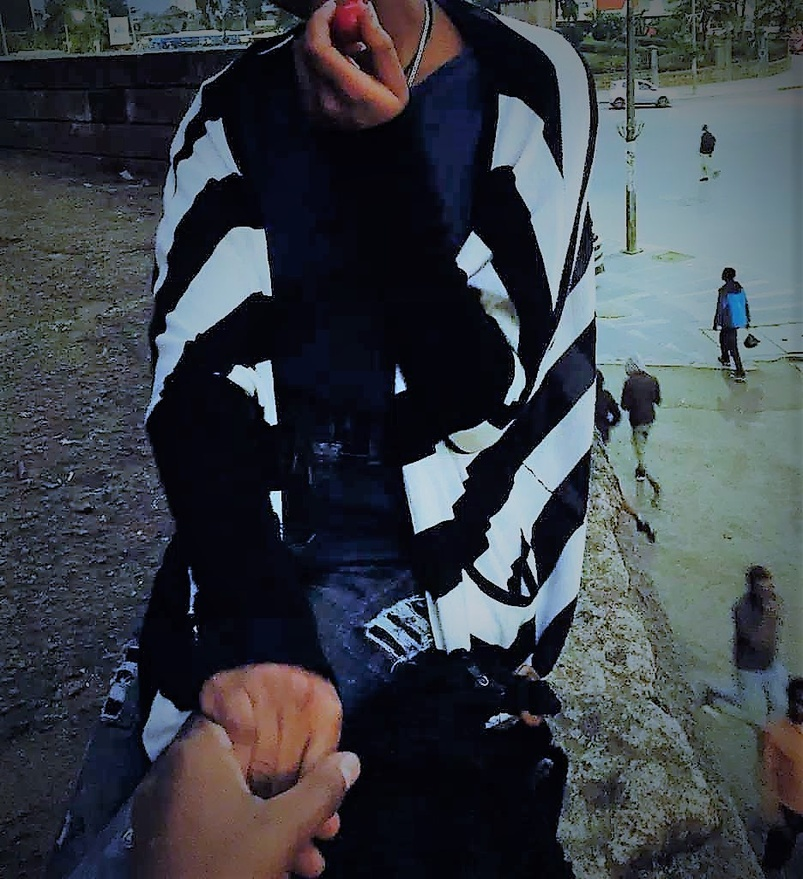
#> input picture Pencil Sketch with Python/jami.jpg, 803 x 879 px, shrunk from 936 x 1024 before the run
$ python pencilScketch.py
#> lines starting #> are read from the running program, lines starting #| are printed output that depends on the picture
# Let’s import it to get started with the task
import cv2
import os

# Now the next thing to do is to read the image
image = cv2.imread("jami.jpg")
#> image is the input picture: shape (879, 803, 3); mean B, G, R 71.5, 64.6, 59.3

# Now after reading the image, we will create a new image by converting the original image to greyscale
gray_image = cv2.cvtColor(image, cv2.COLOR_RGB2GRAY)
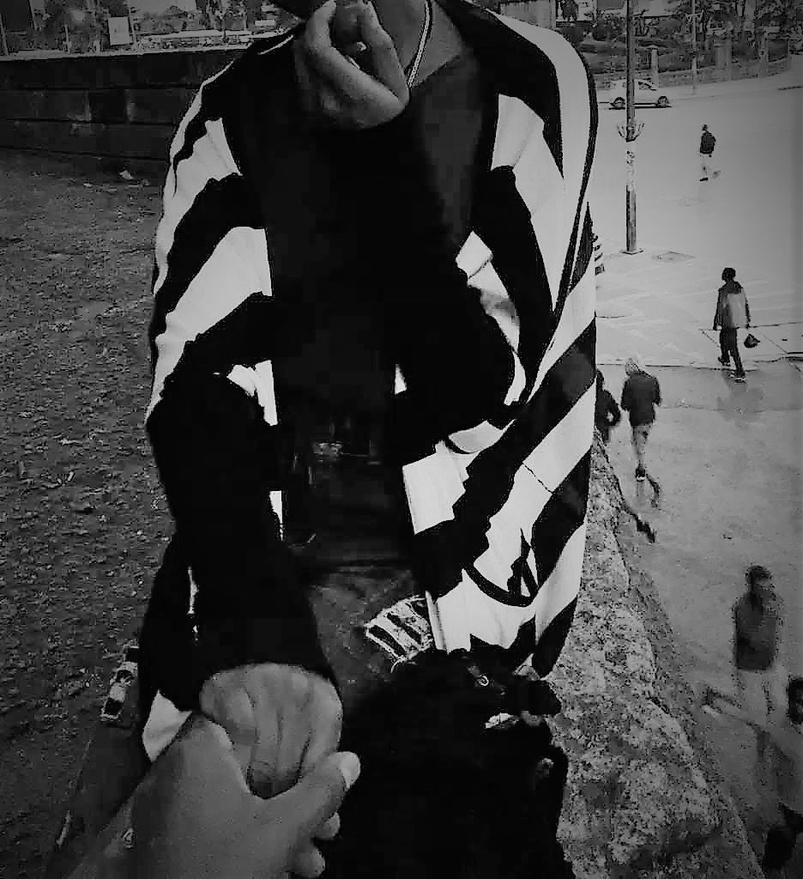
#> gray_image: shape (879, 803); min 0, max 252, mean 66.1

# Now the next step is to invert the new grayscale image
inverted = 255 - gray_image
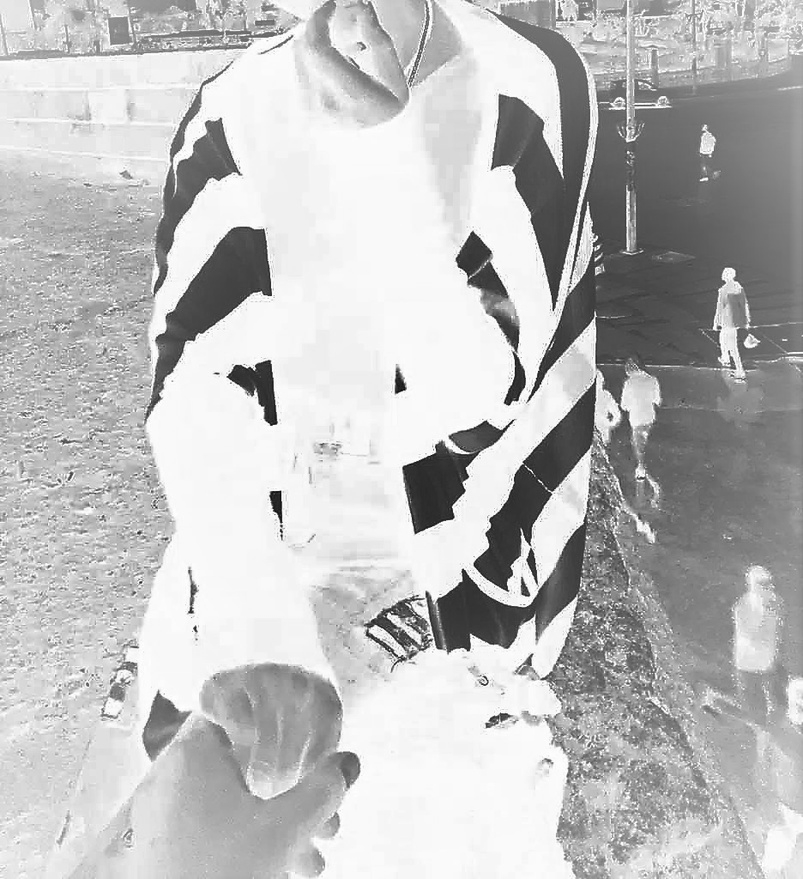
#> inverted: shape (879, 803); min 3, max 255, mean 188.9

# Now the next step in the process is to blur the image by using the Gaussian Function in OpenCV
blury_image = cv2.GaussianBlur(inverted, (23, 23), 0)
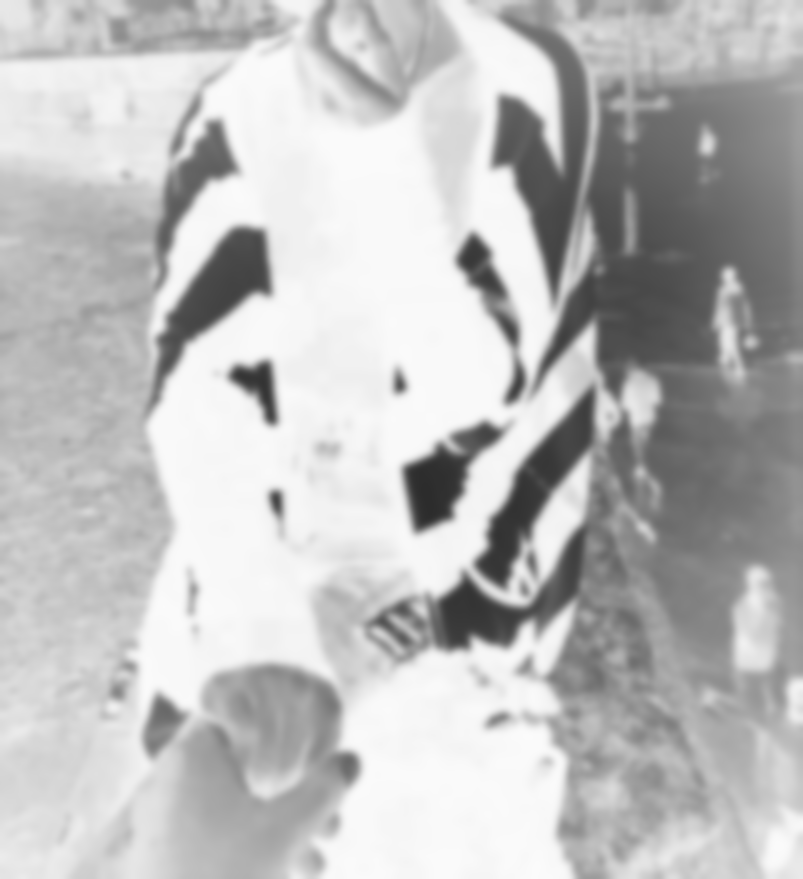
#> blury_image: shape (879, 803); min 44, max 251, mean 188.9

# Then the final step is to invert the blurred image, then we can easily convert the image into a pencil sketch:
blury_inverted = 255 - blury_image
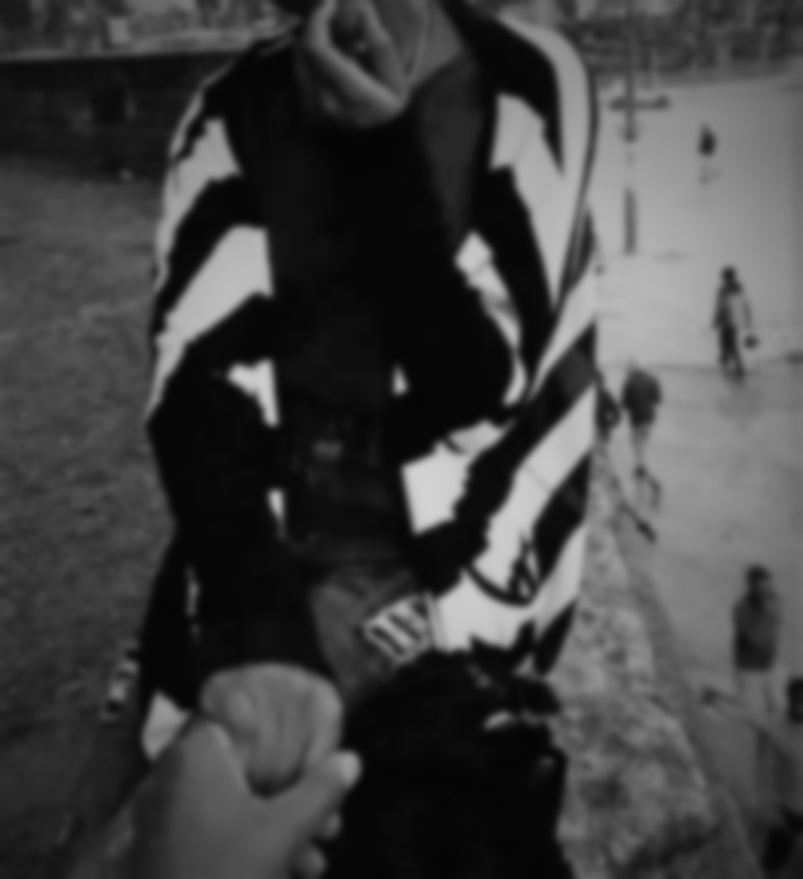
#> blury_inverted: shape (879, 803); min 4, max 211, mean 66.1
pencil_sketech = cv2.divide(gray_image, blury_inverted, scale = 250)
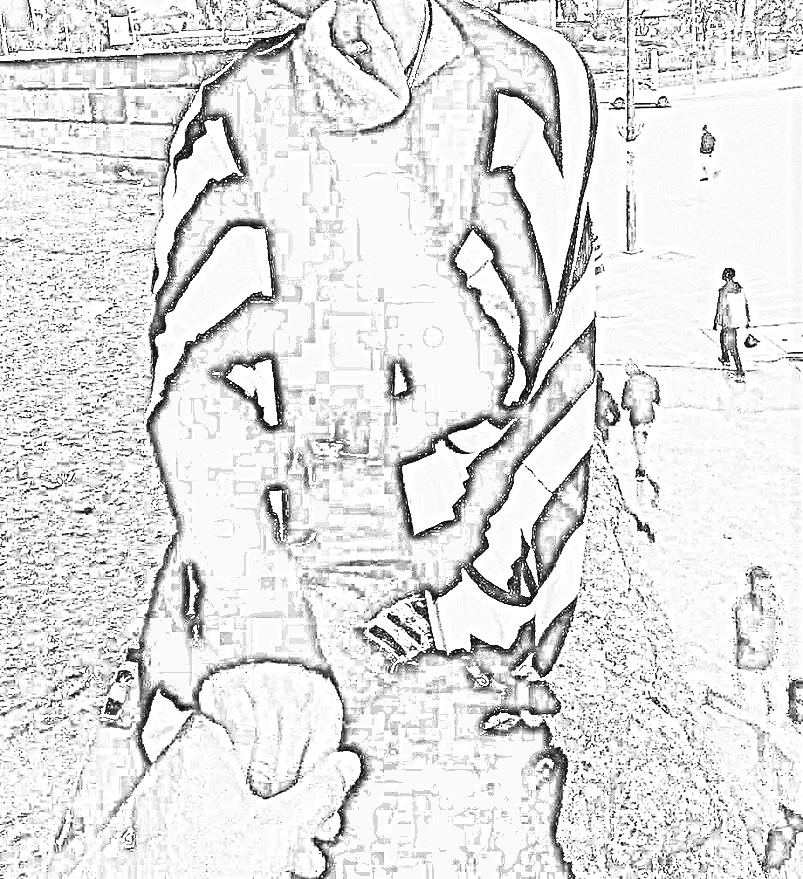
#> pencil_sketech: shape (879, 803); min 0, max 255, mean 225.2

cv2.imshow("blury_image", blury_image)
# [5 lines of commented-out code are left out]
cv2.imwrite("inverted image.jpg", inverted)
cv2.imwrite("blury_inverted.jpg", blury_inverted)
cv2.imwrite("gray image.jpg", gray_image)
cv2.imwrite("jami image.jpg", image)

cv2.imwrite("saved image.jpg", pencil_sketech)
cv2.waitKey(0)
